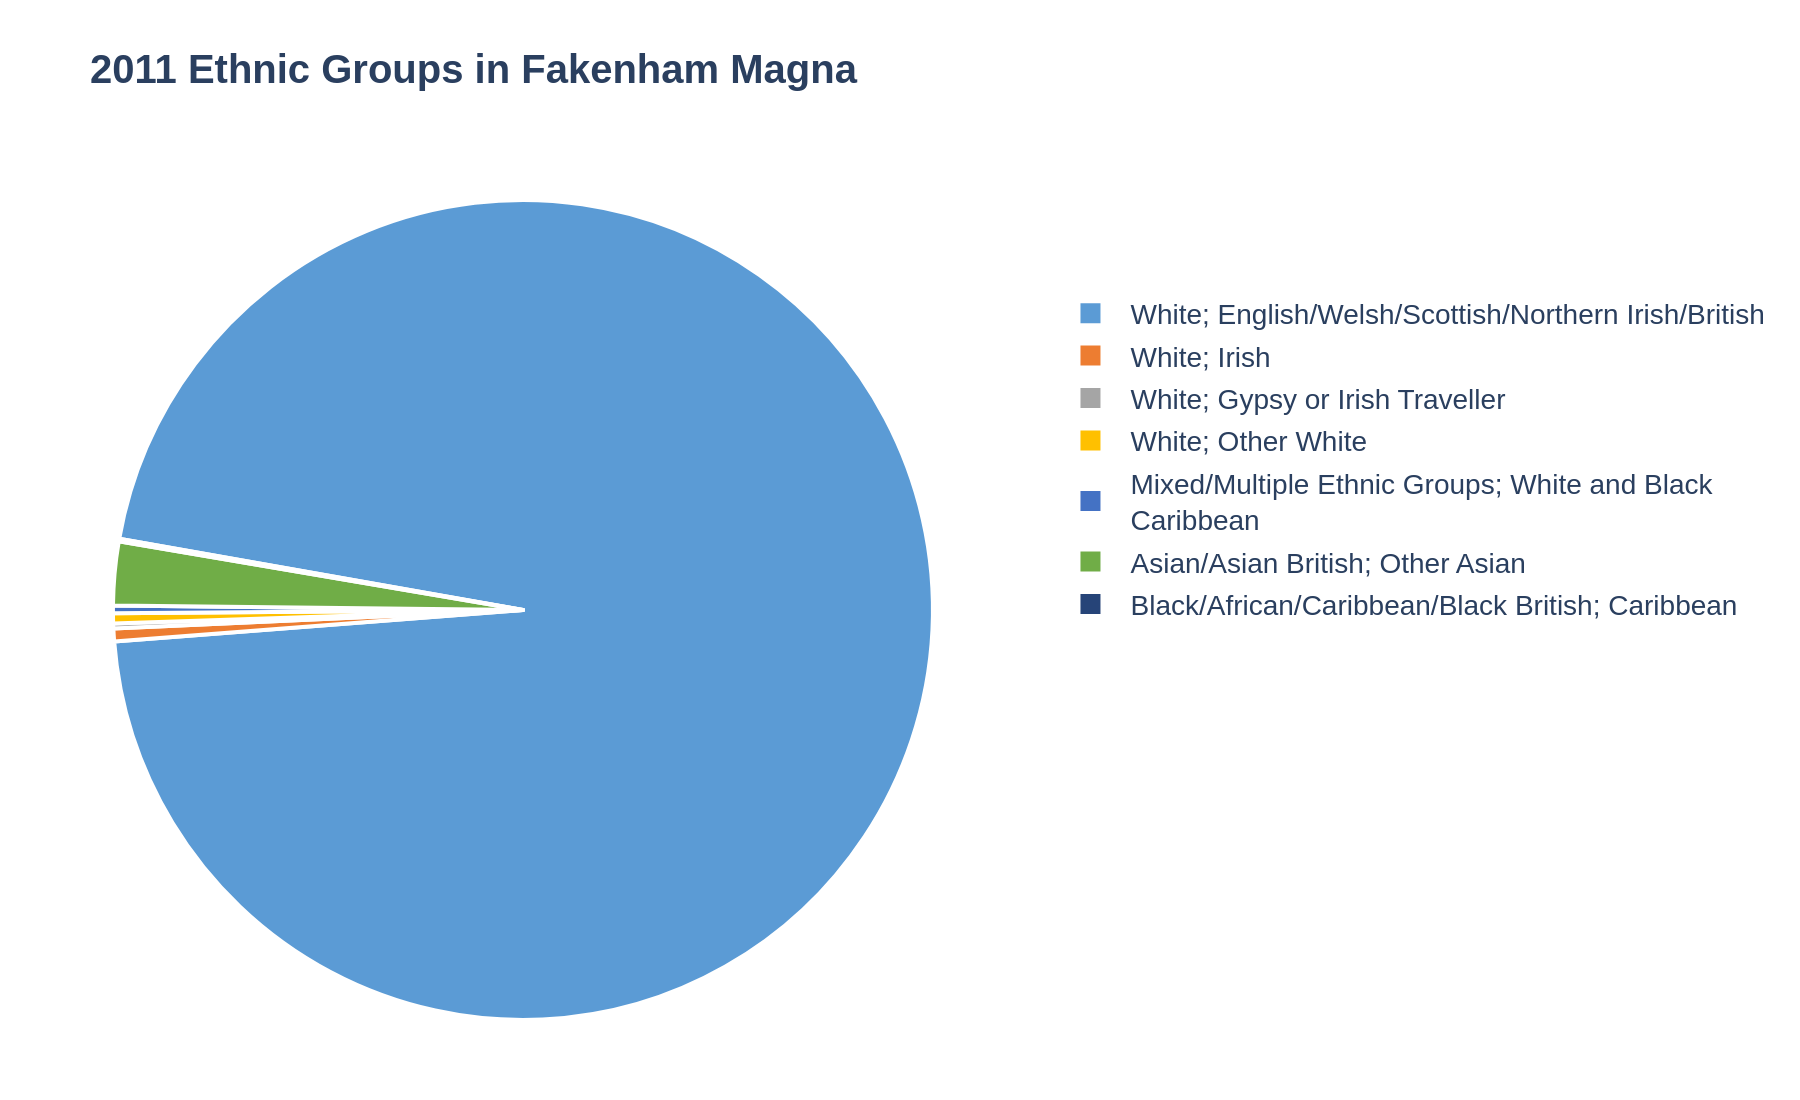

Generate this figure with Python:
import sys
import json
from pathlib import Path
import plotly.graph_objects as go

if len(sys.argv) != 2:
    print(f"Usage: {Path(sys.argv[0]).name} <json_file_path>")
    sys.exit(1)

json_path = Path(sys.argv[1])
if not json_path.is_file():
    print(f"Error: File not found at {json_path}")
    sys.exit(1)

with open(json_path, 'r', encoding='utf-8') as f:
    chart_info = json.load(f)

chart_data = chart_info['chart_data']
texts = chart_info['texts']
colors = chart_info['colors']

labels = [d['label'] for d in chart_data]
values = [d['value'] for d in chart_data]

fig = go.Figure()

fig.add_trace(go.Pie(
    labels=labels,
    values=values,
    marker=dict(colors=colors, line=dict(color='#FFFFFF', width=2)),
    hoverinfo='label+percent',
    textinfo='none',
    sort=False,
    direction='clockwise',
    rotation=-80,
    domain=dict(x=[0, 0.65])
))

title_text = f"<b>{texts['title']}</b>"
if texts.get('subtitle'):
    title_text += f"<br><sub>{texts['subtitle']}</sub>"

fig.update_layout(
    title_text=title_text,
    title_x=0.05,
    title_y=0.95,
    title_xanchor='left',
    title_yanchor='top',
    title_font=dict(size=20, family="Arial"),
    font=dict(family="Arial", size=14),
    legend=dict(
        x=0.68,
        y=0.9,
        xanchor='left',
        yanchor='top',
        bgcolor='rgba(0,0,0,0)',
        traceorder='normal'
    ),
    margin=dict(l=20, r=20, t=100, b=40),
    showlegend=True,
    paper_bgcolor='white',
    plot_bgcolor='white'
)

if texts.get('source'):
    fig.add_annotation(
        text=texts['source'],
        align='left',
        showarrow=False,
        xref='paper',
        yref='paper',
        x=0.01,
        y=-0.08,
        xanchor='left',
        yanchor='top',
        font=dict(family="Arial", size=12)
    )

output_filename = json_path.with_suffix('.png')
fig.write_image(output_filename, scale=2, width=900, height=550)

print(f"Chart saved to {output_filename}")
